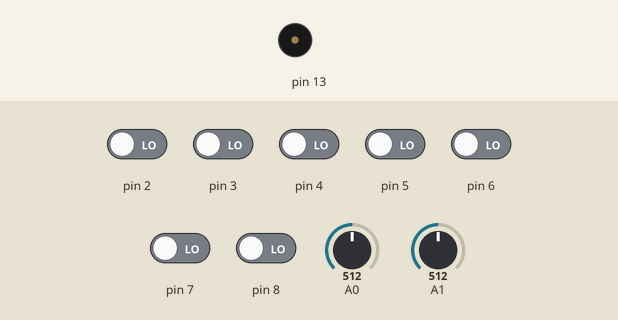
Recording of a sketch running on a simulated Arduino Uno, built with avr-gcc and run on an emulated ATmega328P. Parts: buzzer (waves = sounding). The inputs (shaded band) are chosen by the test bench; at power-on: pin 2–8 LOW, A0 = 512, A1 = 512. Random numbers use the default seed unless the sketch sets one.

Above: at 1.2 s.
1.3 s: pin 2 driven HIGH
Timing chart, 0 to 4.3 s (numbered marks = the images above; inputs shaded):
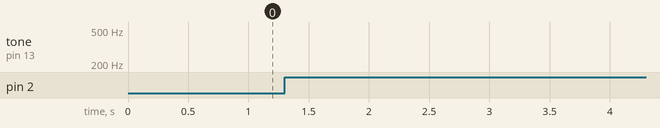

The sketch:

InstrumentProgram.ino
```cpp
void setup() {
  // put your setup code here, to run once:
  pinMode(2, INPUT);
  pinMode(3, INPUT);
  pinMode(4, INPUT);
  pinMode(5, INPUT);
  pinMode(6, INPUT);
  pinMode(7, INPUT);
  pinMode(8, INPUT);
  pinMode(13, OUTPUT);


}

void loop() {
  // put your main code here, to run repeatedly:

  if (digitalRead(2)) {
    makeNoise(261);
  }
  if (digitalRead(3)) {
    makeNoise(294);
  }
  if (digitalRead(4)) {
    makeNoise(329);
  }
  if (digitalRead(5)) {
    makeNoise(349);
  }
  if (digitalRead(6)) {
    makeNoise(392);
  }
  if (digitalRead(7)) {
    makeNoise(440);
  }
  if (digitalRead(8)) {
    makeNoise(494);
  }
}


void makeNoise(int frequency) {
  float randomNoise = random(-analogRead(A0)/128, analogRead(A0)/128);
  float pitchChange = analogRead(A1)/240;
  tone(13, frequency + randomNoise + pitchChange, 10);
}
```
